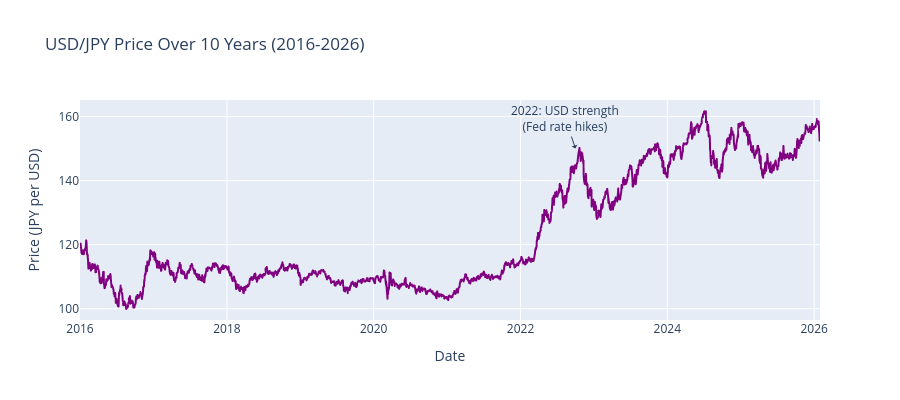

This figure's notebook cell:
### Markdown cell above
### USD/JPY Analysis

USD/JPY is shown separately because it has a different scale (~100-160) compared to other pairs (~0.7-1.5). 

**Key drivers for USD/JPY:**
- US Federal Reserve interest rates (FEDFUNDS)
- Bank of Japan interest rates (IR3TIB01JPM156N)
- Risk sentiment (JPY is a "safe haven" currency)

### Code cell
# USD/JPY on separate chart (different scale: ~100-160 vs ~0.7-1.4)
usdjpy_df = forex_df[forex_df['Pair'] == 'USDJPY']

fig = px.line(usdjpy_df, x='Date', y='Close',
              title='USD/JPY Price Over 10 Years (2016-2026)',
              labels={'Close': 'Price (JPY per USD)', 'Date': 'Date'})
fig.update_traces(line_color='purple')
fig.update_layout(height=400)

# Add annotation for key events
fig.add_annotation(x='2022-10-01', y=150, text='2022: USD strength<br>(Fed rate hikes)',
                   showarrow=True, arrowhead=1)
fig.show()

print(f"USD/JPY Range: {usdjpy_df['Close'].min():.2f} - {usdjpy_df['Close'].max():.2f}")

### Figure 1 — Plotly figure (JSON) as saved in the notebook; plotly's stock layout.template omitted (floating-point values rounded to 4 significant figures; data arrays with more than 128 entries replaced by an {"elided": "..."} marker saying what was removed)
{"data": [{"hovertemplate": "Date=%{x}<br>Price (JPY per USD)=%{y}<extra></extra>", "legendgroup": "", "line": {"color": "purple", "dash": "solid"}, "marker": {"symbol": "circle"}, "mode": "lines", "name": "", "showlegend": false, "type": "scattergl", "x": {"elided": "2623 str values"}, "xaxis": "x", "y": {"elided": "2623 float values"}, "yaxis": "y"}], "layout": {"annotations": [{"arrowhead": 1, "showarrow": true, "text": "2022: USD strength<br>(Fed rate hikes)", "x": "2022-10-01", "y": 150}], "height": 400, "legend": {"tracegroupgap": 0}, "title": {"text": "USD/JPY Price Over 10 Years (2016-2026)"}, "xaxis": {"anchor": "y", "domain": [0, 1], "title": {"text": "Date"}}, "yaxis": {"anchor": "x", "domain": [0, 1], "title": {"text": "Price (JPY per USD)"}}}}
